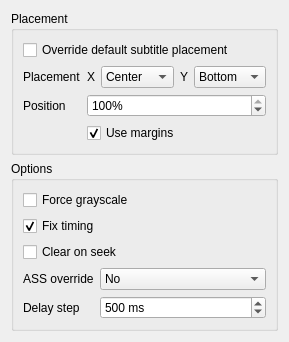
         <widget class="QWidget" name="subtitlesPage">
          <property name="enabled">
           <bool>true</bool>
          </property>
          <layout class="QVBoxLayout" name="subtitlesPageLayout" stretch="0,0">
           <item>
            <widget class="QGroupBox" name="subtitlePlacementBox">
             <property name="enabled">
              <bool>true</bool>
             </property>
             <property name="title">
              <string>Placement</string>
             </property>
             <layout class="QFormLayout" name="subtitlePlacementBoxLayout">
              <item row="0" column="0" colspan="2">
               <widget class="QCheckBox" name="subtitlesOverridePlacement">
                <property name="text">
                 <string>Override default subtitle placement</string>
                </property>
               </widget>
              </item>
              <item row="1" column="0">
               <widget class="QLabel" name="subtitlesPlacementLabel">
                <property name="text">
                 <string>Placement</string>
                </property>
               </widget>
              </item>
              <item row="1" column="1">
               <layout class="QGridLayout" name="subtitlePlacementLayout" columnstretch="0,1,0,1">
                <item row="0" column="0">
                 <widget class="QLabel" name="subtitlePlacementXLabel">
                  <property name="text">
                   <string>X</string>
                  </property>
                 </widget>
                </item>
                <item row="0" column="1">
                 <widget class="QComboBox" name="subtitlePlacementX">
                  <property name="currentIndex">
                   <number>1</number>
                  </property>
                  <item>
                   <property name="text">
                    <string>Left</string>
                   </property>
                  </item>
                  <item>
                   <property name="text">
                    <string>Center</string>
                   </property>
                  </item>
                  <item>
                   <property name="text">
                    <string>Right</string>
                   </property>
                  </item>
                 </widget>
                </item>
                <item row="0" column="2">
                 <widget class="QLabel" name="subtitlePlacementYLabel">
                  <property name="text">
                   <string>Y</string>
                  </property>
                 </widget>
                </item>
                <item row="0" column="3">
                 <widget class="QComboBox" name="subtitlePlacementY">
                  <property name="currentIndex">
                   <number>2</number>
                  </property>
                  <item>
                   <property name="text">
                    <string>Top</string>
                   </property>
                  </item>
                  <item>
                   <property name="text">
                    <string>Center</string>
                   </property>
                  </item>
                  <item>
                   <property name="text">
                    <string>Bottom</string>
                   </property>
                  </item>
                 </widget>
                </item>
               </layout>
              </item>
              <item row="2" column="0">
               <widget class="QLabel" name="subtitlesPositionLabel">
                <property name="text">
                 <string>Position</string>
                </property>
               </widget>
              </item>
              <item row="2" column="1">
               <widget class="QSpinBox" name="subtitlesPosition">
                <property name="sizePolicy">
                 <sizepolicy hsizetype="MinimumExpanding" vsizetype="Fixed">
                  <horstretch>0</horstretch>
                  <verstretch>0</verstretch>
                 </sizepolicy>
                </property>
                <property name="suffix">
                 <string notr="true">%</string>
                </property>
                <property name="maximum">
                 <number>100</number>
                </property>
                <property name="value">
                 <number>100</number>
                </property>
               </widget>
              </item>
              <item row="3" column="1">
               <widget class="QCheckBox" name="subtitlesUseMargins">
                <property name="text">
                 <string>Use margins</string>
                </property>
                <property name="checked">
                 <bool>true</bool>
                </property>
               </widget>
              </item>
             </layout>
            </widget>
           </item>
           <item>
            <widget class="QGroupBox" name="subtitlesOptionsBox">
             <property name="title">
              <string>Options</string>
             </property>
             <layout class="QFormLayout" name="subtitlesOptionsBoxLayout">
              <item row="0" column="0" colspan="2">
               <widget class="QCheckBox" name="subtitlesForceGrayscale">
                <property name="sizePolicy">
                 <sizepolicy hsizetype="Minimum" vsizetype="Fixed">
                  <horstretch>0</horstretch>
                  <verstretch>0</verstretch>
                 </sizepolicy>
                </property>
                <property name="text">
                 <string>Force grayscale</string>
                </property>
               </widget>
              </item>
              <item row="4" column="0">
               <widget class="QLabel" name="subtitlesDelayStepLabel">
                <property name="text">
                 <string>Delay step</string>
                </property>
               </widget>
              </item>
              <item row="4" column="1">
               <widget class="QSpinBox" name="subtitlesDelayStep">
                <property name="sizePolicy">
                 <sizepolicy hsizetype="Minimum" vsizetype="Fixed">
                  <horstretch>0</horstretch>
                  <verstretch>0</verstretch>
                 </sizepolicy>
                </property>
                <property name="suffix">
                 <string notr="true"> ms</string>
                </property>
                <property name="minimum">
                 <number>1</number>
                </property>
                <property name="maximum">
                 <number>9999999</number>
                </property>
                <property name="value">
                 <number>500</number>
                </property>
               </widget>
              </item>
              <item row="1" column="0" colspan="2">
               <widget class="QCheckBox" name="subtitlesFixTiming">
                <property name="text">
                 <string>Fix timing</string>
                </property>
                <property name="checked">
                 <bool>true</bool>
                </property>
               </widget>
              </item>
              <item row="2" column="0" colspan="2">
               <widget class="QCheckBox" name="subtitlesClearOnSeek">
                <property name="text">
                 <string>Clear on seek</string>
                </property>
               </widget>
              </item>
              <item row="3" column="0">
               <widget class="QLabel" name="subtitlesAssOverrideLabel">
                <property name="text">
                 <string>ASS override</string>
                </property>
               </widget>
              </item>
              <item row="3" column="1">
               <widget class="QComboBox" name="subtitlesAssOverride">
                <property name="sizePolicy">
                 <sizepolicy hsizetype="MinimumExpanding" vsizetype="Fixed">
                  <horstretch>0</horstretch>
                  <verstretch>0</verstretch>
                 </sizepolicy>
                </property>
                <item>
                 <property name="text">
                  <string>No</string>
                 </property>
                </item>
                <item>
                 <property name="text">
                  <string>Yes</string>
                 </property>
                </item>
                <item>
                 <property name="text">
                  <string>Yes and only zoom signs</string>
                 </property>
                </item>
                <item>
                 <property name="text">
                  <string>Force</string>
                 </property>
                </item>
               </widget>
              </item>
             </layout>
            </widget>
           </item>
          </layout>
         </widget>
